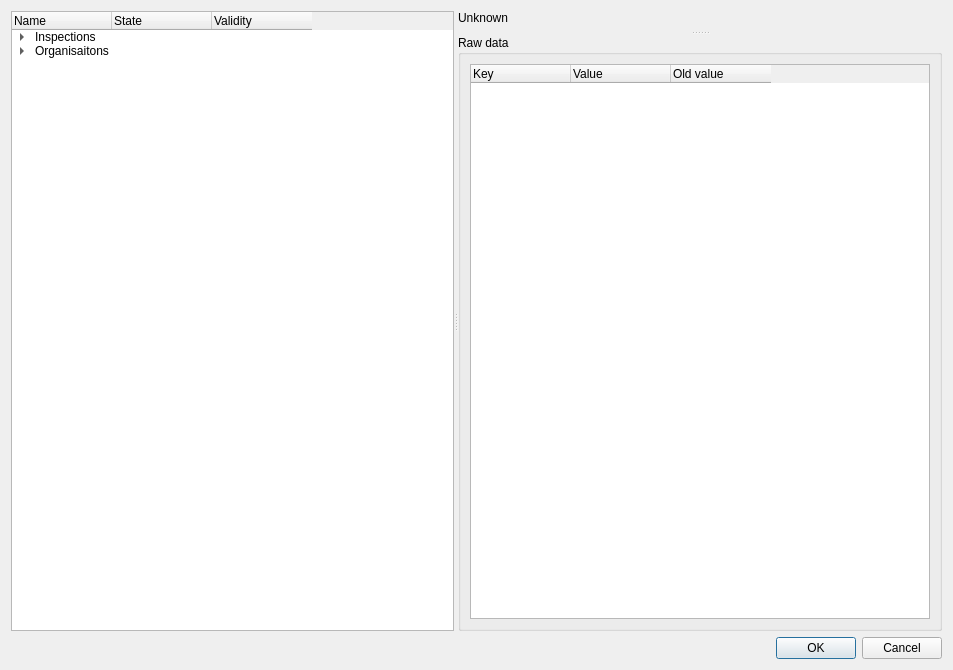
<?xml version="1.0" encoding="UTF-8"?>
<ui version="4.0">
 <class>Dialog</class>
 <widget class="QDialog" name="Dialog">
  <property name="geometry">
   <rect>
    <x>0</x>
    <y>0</y>
    <width>953</width>
    <height>670</height>
   </rect>
  </property>
  <property name="sizePolicy">
   <sizepolicy hsizetype="MinimumExpanding" vsizetype="MinimumExpanding">
    <horstretch>0</horstretch>
    <verstretch>0</verstretch>
   </sizepolicy>
  </property>
  <property name="minimumSize">
   <size>
    <width>600</width>
    <height>400</height>
   </size>
  </property>
  <property name="windowTitle">
   <string>TWW interlis import</string>
  </property>
  <layout class="QVBoxLayout" name="verticalLayout_2">
   <item>
    <widget class="QSplitter" name="splitter_2">
     <property name="orientation">
      <enum>Qt::Horizontal</enum>
     </property>
     <widget class="QTreeWidget" name="treeWidget">
      <property name="sizePolicy">
       <sizepolicy hsizetype="Expanding" vsizetype="Preferred">
        <horstretch>0</horstretch>
        <verstretch>0</verstretch>
       </sizepolicy>
      </property>
      <attribute name="headerStretchLastSection">
       <bool>false</bool>
      </attribute>
      <column>
       <property name="text">
        <string>Name</string>
       </property>
      </column>
      <column>
       <property name="text">
        <string>State</string>
       </property>
      </column>
      <column>
       <property name="text">
        <string>Validity</string>
       </property>
      </column>
      <item>
       <property name="text">
        <string>Inspections</string>
       </property>
       <property name="text">
        <string/>
       </property>
       <property name="text">
        <string/>
       </property>
       <item>
        <property name="text">
         <string>a</string>
        </property>
        <property name="text">
         <string/>
        </property>
        <property name="text">
         <string/>
        </property>
       </item>
       <item>
        <property name="text">
         <string>b</string>
        </property>
        <property name="text">
         <string/>
        </property>
        <property name="text">
         <string/>
        </property>
       </item>
       <item>
        <property name="text">
         <string>c</string>
        </property>
        <property name="text">
         <string/>
        </property>
        <property name="text">
         <string/>
        </property>
       </item>
      </item>
      <item>
       <property name="text">
        <string>Organisaitons</string>
       </property>
       <property name="text">
        <string/>
       </property>
       <property name="text">
        <string/>
       </property>
       <item>
        <property name="text">
         <string>a</string>
        </property>
        <property name="text">
         <string/>
        </property>
        <property name="text">
         <string/>
        </property>
       </item>
       <item>
        <property name="text">
         <string>b</string>
        </property>
        <property name="text">
         <string/>
        </property>
        <property name="text">
         <string/>
        </property>
       </item>
       <item>
        <property name="text">
         <string>c</string>
        </property>
        <property name="text">
         <string/>
        </property>
        <property name="text">
         <string/>
        </property>
       </item>
      </item>
     </widget>
     <widget class="QWidget" name="layoutWidget">
      <layout class="QVBoxLayout" name="verticalLayout">
       <item>
        <widget class="QLabel" name="validityLabel">
         <property name="styleSheet">
          <string notr="true">b</string>
         </property>
         <property name="text">
          <string>Unknown</string>
         </property>
         <property name="wordWrap">
          <bool>true</bool>
         </property>
         <property name="margin">
          <number>7</number>
         </property>
        </widget>
       </item>
       <item>
        <widget class="QSplitter" name="splitter">
         <property name="orientation">
          <enum>Qt::Vertical</enum>
         </property>
         <widget class="QStackedWidget" name="stackedWidget">
          <widget class="QWidget" name="page"/>
          <widget class="QWidget" name="page_2"/>
         </widget>
         <widget class="QgsCollapsibleGroupBox" name="debugGroupBox">
          <property name="title">
           <string>Raw data</string>
          </property>
          <property name="collapsed" stdset="0">
           <bool>true</bool>
          </property>
          <layout class="QVBoxLayout" name="verticalLayout_3">
           <item>
            <widget class="QTreeWidget" name="debugTreeWidget">
             <attribute name="headerStretchLastSection">
              <bool>false</bool>
             </attribute>
             <column>
              <property name="text">
               <string>Key</string>
              </property>
             </column>
             <column>
              <property name="text">
               <string>Value</string>
              </property>
             </column>
             <column>
              <property name="text">
               <string>Old value</string>
              </property>
              <property name="toolTip">
               <string>&lt;html&gt;&lt;head/&gt;&lt;body&gt;&lt;p&gt;The value that is currently written in the database. If accepted, it will be overwritten by the &amp;quot;Value&amp;quot; column.&lt;/p&gt;&lt;/body&gt;&lt;/html&gt;</string>
              </property>
             </column>
            </widget>
           </item>
          </layout>
         </widget>
        </widget>
       </item>
      </layout>
     </widget>
    </widget>
   </item>
   <item>
    <widget class="QDialogButtonBox" name="buttonBox">
     <property name="orientation">
      <enum>Qt::Horizontal</enum>
     </property>
     <property name="standardButtons">
      <set>QDialogButtonBox::Cancel|QDialogButtonBox::Ok</set>
     </property>
    </widget>
   </item>
  </layout>
 </widget>
 <customwidgets>
  <customwidget>
   <class>QgsCollapsibleGroupBox</class>
   <extends>QGroupBox</extends>
   <header>qgscollapsiblegroupbox.h</header>
   <container>1</container>
  </customwidget>
 </customwidgets>
 <resources/>
 <connections>
  <connection>
   <sender>buttonBox</sender>
   <signal>accepted()</signal>
   <receiver>Dialog</receiver>
   <slot>accept()</slot>
   <hints>
    <hint type="sourcelabel">
     <x>248</x>
     <y>254</y>
    </hint>
    <hint type="destinationlabel">
     <x>157</x>
     <y>274</y>
    </hint>
   </hints>
  </connection>
  <connection>
   <sender>buttonBox</sender>
   <signal>rejected()</signal>
   <receiver>Dialog</receiver>
   <slot>reject()</slot>
   <hints>
    <hint type="sourcelabel">
     <x>316</x>
     <y>260</y>
    </hint>
    <hint type="destinationlabel">
     <x>286</x>
     <y>274</y>
    </hint>
   </hints>
  </connection>
 </connections>
</ui>
